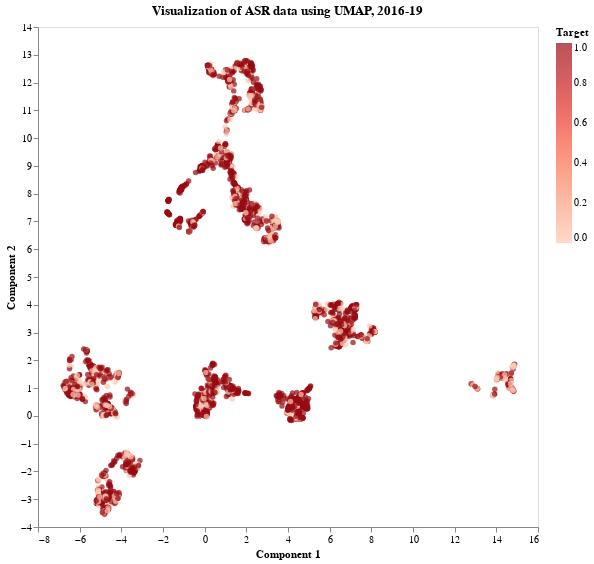

Notebook cell for this chart:
### Markdown cell above
The hyper-parameters that we will use here are 15 for n_neighbors and 0 for min_dist, as these give us about 7 well-separated clusters.

### Code cell
# Final UMAP visualization
embeddings = umap.UMAP(
    n_components=2, n_neighbors=15, min_dist=0, random_state=42
).fit_transform(X)

params["method"] = "UMAP"
viz_reduction(add_info_to_reduced(embeddings, pre_df), params)

### Figure 1 — Vega-Lite specification as saved in the notebook (floating-point values rounded to 4 significant figures; data arrays with more than 128 entries replaced by an {"elided": "..."} marker saying what was removed)
{"config": {"view": {"continuousWidth": 300, "continuousHeight": 300}, "axis": {"grid": false}}, "data": {"name": "data-6445fbc7d5479551be3a720058fca8e2"}, "mark": {"type": "circle"}, "encoding": {"color": {"field": "Target", "scale": {"scheme": "reds"}, "type": "quantitative"}, "x": {"field": "0", "title": "Component 1", "type": "quantitative"}, "y": {"field": "1", "title": "Component 2", "type": "quantitative"}}, "height": 500, "title": "Visualization of ASR data using UMAP, 2016-19", "width": 500, "$schema": "https://vega.github.io/schema/vega-lite/v5.16.3.json", "datasets": {"data-6445fbc7d5479551be3a720058fca8e2": {"elided": "3223 records"}}}
